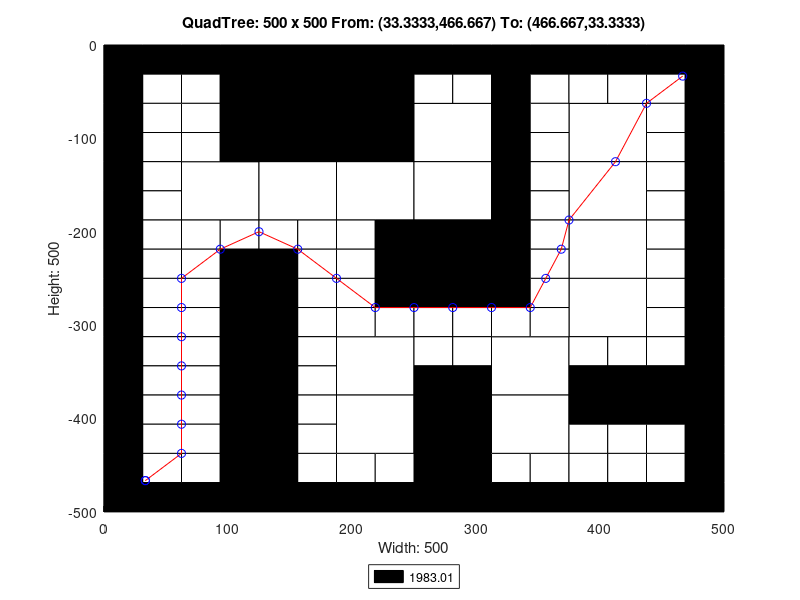

The MATLAB source for this figure:
axis([0 500 -500 0]);
title('QuadTree: 500 x 500 From: (33.3333,466.667) To: (466.667,33.3333)');
xlabel('Width: 500');
ylabel('Height: 500');
rectangle('Position',[125 -125 125 125], 'FaceColor',[0 0 0]);
rectangle('Position',[62.5 -187.5 62.5 62.5], 'FaceColor',[1 1 1]);
rectangle('Position',[125 -187.5 62.5 62.5], 'FaceColor',[1 1 1]);
rectangle('Position',[187.5 -187.5 62.5 62.5], 'FaceColor',[1 1 1]);
rectangle('Position',[250 -125 62.5 62.5], 'FaceColor',[1 1 1]);
rectangle('Position',[375 -125 62.5 62.5], 'FaceColor',[1 1 1]);
rectangle('Position',[250 -187.5 62.5 62.5], 'FaceColor',[1 1 1]);
rectangle('Position',[250 -250 62.5 62.5], 'FaceColor',[0 0 0]);
rectangle('Position',[375 -187.5 62.5 62.5], 'FaceColor',[1 1 1]);
rectangle('Position',[375 -250 62.5 62.5], 'FaceColor',[1 1 1]);
rectangle('Position',[187.5 -375 62.5 62.5], 'FaceColor',[1 1 1]);
rectangle('Position',[187.5 -437.5 62.5 62.5], 'FaceColor',[1 1 1]);
rectangle('Position',[312.5 -375 62.5 62.5], 'FaceColor',[1 1 1]);
rectangle('Position',[375 -312.5 62.5 62.5], 'FaceColor',[1 1 1]);
rectangle('Position',[250 -437.5 62.5 62.5], 'FaceColor',[0 0 0]);
rectangle('Position',[312.5 -437.5 62.5 62.5], 'FaceColor',[1 1 1]);
rectangle('Position',[250 -500 62.5 62.5], 'FaceColor',[0 0 0]);
rectangle('Position',[0 -31.25 31.25 31.25], 'FaceColor',[0 0 0]);
rectangle('Position',[31.25 -31.25 31.25 31.25], 'FaceColor',[0 0 0]);
rectangle('Position',[0 -62.5 31.25 31.25], 'FaceColor',[0 0 0]);
rectangle('Position',[31.25 -62.5 31.25 31.25], 'FaceColor',[1 1 1]);
rectangle('Position',[62.5 -31.25 31.25 31.25], 'FaceColor',[0 0 0]);
rectangle('Position',[93.75 -31.25 31.25 31.25], 'FaceColor',[0 0 0]);
rectangle('Position',[62.5 -62.5 31.25 31.25], 'FaceColor',[1 1 1]);
rectangle('Position',[93.75 -62.5 31.25 31.25], 'FaceColor',[0 0 0]);
rectangle('Position',[0 -93.75 31.25 31.25], 'FaceColor',[0 0 0]);
rectangle('Position',[31.25 -93.75 31.25 31.25], 'FaceColor',[1 1 1]);
rectangle('Position',[0 -125 31.25 31.25], 'FaceColor',[0 0 0]);
rectangle('Position',[31.25 -125 31.25 31.25], 'FaceColor',[1 1 1]);
rectangle('Position',[62.5 -93.75 31.25 31.25], 'FaceColor',[1 1 1]);
rectangle('Position',[93.75 -93.75 31.25 31.25], 'FaceColor',[0 0 0]);
rectangle('Position',[62.5 -125 31.25 31.25], 'FaceColor',[1 1 1]);
rectangle('Position',[93.75 -125 31.25 31.25], 'FaceColor',[0 0 0]);
rectangle('Position',[0 -156.25 31.25 31.25], 'FaceColor',[0 0 0]);
rectangle('Position',[31.25 -156.25 31.25 31.25], 'FaceColor',[1 1 1]);
rectangle('Position',[0 -187.5 31.25 31.25], 'FaceColor',[0 0 0]);
rectangle('Position',[31.25 -187.5 31.25 31.25], 'FaceColor',[1 1 1]);
rectangle('Position',[0 -218.75 31.25 31.25], 'FaceColor',[0 0 0]);
rectangle('Position',[31.25 -218.75 31.25 31.25], 'FaceColor',[1 1 1]);
rectangle('Position',[0 -250 31.25 31.25], 'FaceColor',[0 0 0]);
rectangle('Position',[31.25 -250 31.25 31.25], 'FaceColor',[1 1 1]);
rectangle('Position',[62.5 -218.75 31.25 31.25], 'FaceColor',[1 1 1]);
rectangle('Position',[93.75 -218.75 31.25 31.25], 'FaceColor',[1 1 1]);
rectangle('Position',[62.5 -250 31.25 31.25], 'FaceColor',[1 1 1]);
rectangle('Position',[93.75 -250 31.25 31.25], 'FaceColor',[0 0 0]);
rectangle('Position',[125 -218.75 31.25 31.25], 'FaceColor',[1 1 1]);
rectangle('Position',[156.25 -218.75 31.25 31.25], 'FaceColor',[1 1 1]);
rectangle('Position',[125 -250 31.25 31.25], 'FaceColor',[0 0 0]);
rectangle('Position',[156.25 -250 31.25 31.25], 'FaceColor',[1 1 1]);
rectangle('Position',[187.5 -218.75 31.25 31.25], 'FaceColor',[1 1 1]);
rectangle('Position',[218.75 -218.75 31.25 31.25], 'FaceColor',[0 0 0]);
rectangle('Position',[187.5 -250 31.25 31.25], 'FaceColor',[1 1 1]);
rectangle('Position',[218.75 -250 31.25 31.25], 'FaceColor',[0 0 0]);
rectangle('Position',[250 -31.25 31.25 31.25], 'FaceColor',[0 0 0]);
rectangle('Position',[281.25 -31.25 31.25 31.25], 'FaceColor',[0 0 0]);
rectangle('Position',[250 -62.5 31.25 31.25], 'FaceColor',[1 1 1]);
rectangle('Position',[281.25 -62.5 31.25 31.25], 'FaceColor',[1 1 1]);
rectangle('Position',[312.5 -31.25 31.25 31.25], 'FaceColor',[0 0 0]);
rectangle('Position',[343.75 -31.25 31.25 31.25], 'FaceColor',[0 0 0]);
rectangle('Position',[312.5 -62.5 31.25 31.25], 'FaceColor',[0 0 0]);
rectangle('Position',[343.75 -62.5 31.25 31.25], 'FaceColor',[1 1 1]);
rectangle('Position',[312.5 -93.75 31.25 31.25], 'FaceColor',[0 0 0]);
rectangle('Position',[343.75 -93.75 31.25 31.25], 'FaceColor',[1 1 1]);
rectangle('Position',[312.5 -125 31.25 31.25], 'FaceColor',[0 0 0]);
rectangle('Position',[343.75 -125 31.25 31.25], 'FaceColor',[1 1 1]);
rectangle('Position',[375 -31.25 31.25 31.25], 'FaceColor',[0 0 0]);
rectangle('Position',[406.25 -31.25 31.25 31.25], 'FaceColor',[0 0 0]);
rectangle('Position',[375 -62.5 31.25 31.25], 'FaceColor',[1 1 1]);
rectangle('Position',[406.25 -62.5 31.25 31.25], 'FaceColor',[1 1 1]);
rectangle('Position',[437.5 -31.25 31.25 31.25], 'FaceColor',[0 0 0]);
rectangle('Position',[468.75 -31.25 31.25 31.25], 'FaceColor',[0 0 0]);
rectangle('Position',[437.5 -62.5 31.25 31.25], 'FaceColor',[1 1 1]);
rectangle('Position',[468.75 -62.5 31.25 31.25], 'FaceColor',[0 0 0]);
rectangle('Position',[437.5 -93.75 31.25 31.25], 'FaceColor',[1 1 1]);
rectangle('Position',[468.75 -93.75 31.25 31.25], 'FaceColor',[0 0 0]);
rectangle('Position',[437.5 -125 31.25 31.25], 'FaceColor',[1 1 1]);
rectangle('Position',[468.75 -125 31.25 31.25], 'FaceColor',[0 0 0]);
rectangle('Position',[312.5 -156.25 31.25 31.25], 'FaceColor',[0 0 0]);
rectangle('Position',[343.75 -156.25 31.25 31.25], 'FaceColor',[1 1 1]);
rectangle('Position',[312.5 -187.5 31.25 31.25], 'FaceColor',[0 0 0]);
rectangle('Position',[343.75 -187.5 31.25 31.25], 'FaceColor',[1 1 1]);
rectangle('Position',[312.5 -218.75 31.25 31.25], 'FaceColor',[0 0 0]);
rectangle('Position',[343.75 -218.75 31.25 31.25], 'FaceColor',[1 1 1]);
rectangle('Position',[312.5 -250 31.25 31.25], 'FaceColor',[0 0 0]);
rectangle('Position',[343.75 -250 31.25 31.25], 'FaceColor',[1 1 1]);
rectangle('Position',[437.5 -156.25 31.25 31.25], 'FaceColor',[1 1 1]);
rectangle('Position',[468.75 -156.25 31.25 31.25], 'FaceColor',[0 0 0]);
rectangle('Position',[437.5 -187.5 31.25 31.25], 'FaceColor',[1 1 1]);
rectangle('Position',[468.75 -187.5 31.25 31.25], 'FaceColor',[0 0 0]);
rectangle('Position',[437.5 -218.75 31.25 31.25], 'FaceColor',[1 1 1]);
rectangle('Position',[468.75 -218.75 31.25 31.25], 'FaceColor',[0 0 0]);
rectangle('Position',[437.5 -250 31.25 31.25], 'FaceColor',[1 1 1]);
rectangle('Position',[468.75 -250 31.25 31.25], 'FaceColor',[0 0 0]);
rectangle('Position',[0 -281.25 31.25 31.25], 'FaceColor',[0 0 0]);
rectangle('Position',[31.25 -281.25 31.25 31.25], 'FaceColor',[1 1 1]);
rectangle('Position',[0 -312.5 31.25 31.25], 'FaceColor',[0 0 0]);
rectangle('Position',[31.25 -312.5 31.25 31.25], 'FaceColor',[1 1 1]);
rectangle('Position',[62.5 -281.25 31.25 31.25], 'FaceColor',[1 1 1]);
rectangle('Position',[93.75 -281.25 31.25 31.25], 'FaceColor',[0 0 0]);
rectangle('Position',[62.5 -312.5 31.25 31.25], 'FaceColor',[1 1 1]);
rectangle('Position',[93.75 -312.5 31.25 31.25], 'FaceColor',[0 0 0]);
rectangle('Position',[0 -343.75 31.25 31.25], 'FaceColor',[0 0 0]);
rectangle('Position',[31.25 -343.75 31.25 31.25], 'FaceColor',[1 1 1]);
rectangle('Position',[0 -375 31.25 31.25], 'FaceColor',[0 0 0]);
rectangle('Position',[31.25 -375 31.25 31.25], 'FaceColor',[1 1 1]);
rectangle('Position',[62.5 -343.75 31.25 31.25], 'FaceColor',[1 1 1]);
rectangle('Position',[93.75 -343.75 31.25 31.25], 'FaceColor',[0 0 0]);
rectangle('Position',[62.5 -375 31.25 31.25], 'FaceColor',[1 1 1]);
rectangle('Position',[93.75 -375 31.25 31.25], 'FaceColor',[0 0 0]);
rectangle('Position',[125 -281.25 31.25 31.25], 'FaceColor',[0 0 0]);
rectangle('Position',[156.25 -281.25 31.25 31.25], 'FaceColor',[1 1 1]);
rectangle('Position',[125 -312.5 31.25 31.25], 'FaceColor',[0 0 0]);
rectangle('Position',[156.25 -312.5 31.25 31.25], 'FaceColor',[1 1 1]);
rectangle('Position',[187.5 -281.25 31.25 31.25], 'FaceColor',[1 1 1]);
rectangle('Position',[218.75 -281.25 31.25 31.25], 'FaceColor',[0 0 0]);
rectangle('Position',[187.5 -312.5 31.25 31.25], 'FaceColor',[1 1 1]);
rectangle('Position',[218.75 -312.5 31.25 31.25], 'FaceColor',[1 1 1]);
rectangle('Position',[125 -343.75 31.25 31.25], 'FaceColor',[0 0 0]);
rectangle('Position',[156.25 -343.75 31.25 31.25], 'FaceColor',[1 1 1]);
rectangle('Position',[125 -375 31.25 31.25], 'FaceColor',[0 0 0]);
rectangle('Position',[156.25 -375 31.25 31.25], 'FaceColor',[1 1 1]);
rectangle('Position',[0 -406.25 31.25 31.25], 'FaceColor',[0 0 0]);
rectangle('Position',[31.25 -406.25 31.25 31.25], 'FaceColor',[1 1 1]);
rectangle('Position',[0 -437.5 31.25 31.25], 'FaceColor',[0 0 0]);
rectangle('Position',[31.25 -437.5 31.25 31.25], 'FaceColor',[1 1 1]);
rectangle('Position',[62.5 -406.25 31.25 31.25], 'FaceColor',[1 1 1]);
rectangle('Position',[93.75 -406.25 31.25 31.25], 'FaceColor',[0 0 0]);
rectangle('Position',[62.5 -437.5 31.25 31.25], 'FaceColor',[1 1 1]);
rectangle('Position',[93.75 -437.5 31.25 31.25], 'FaceColor',[0 0 0]);
rectangle('Position',[0 -468.75 31.25 31.25], 'FaceColor',[0 0 0]);
rectangle('Position',[31.25 -468.75 31.25 31.25], 'FaceColor',[1 1 1]);
rectangle('Position',[0 -500 31.25 31.25], 'FaceColor',[0 0 0]);
rectangle('Position',[31.25 -500 31.25 31.25], 'FaceColor',[0 0 0]);
rectangle('Position',[62.5 -468.75 31.25 31.25], 'FaceColor',[1 1 1]);
rectangle('Position',[93.75 -468.75 31.25 31.25], 'FaceColor',[0 0 0]);
rectangle('Position',[62.5 -500 31.25 31.25], 'FaceColor',[0 0 0]);
rectangle('Position',[93.75 -500 31.25 31.25], 'FaceColor',[0 0 0]);
rectangle('Position',[125 -406.25 31.25 31.25], 'FaceColor',[0 0 0]);
rectangle('Position',[156.25 -406.25 31.25 31.25], 'FaceColor',[1 1 1]);
rectangle('Position',[125 -437.5 31.25 31.25], 'FaceColor',[0 0 0]);
rectangle('Position',[156.25 -437.5 31.25 31.25], 'FaceColor',[1 1 1]);
rectangle('Position',[125 -468.75 31.25 31.25], 'FaceColor',[0 0 0]);
rectangle('Position',[156.25 -468.75 31.25 31.25], 'FaceColor',[1 1 1]);
rectangle('Position',[125 -500 31.25 31.25], 'FaceColor',[0 0 0]);
rectangle('Position',[156.25 -500 31.25 31.25], 'FaceColor',[0 0 0]);
rectangle('Position',[187.5 -468.75 31.25 31.25], 'FaceColor',[1 1 1]);
rectangle('Position',[218.75 -468.75 31.25 31.25], 'FaceColor',[1 1 1]);
rectangle('Position',[187.5 -500 31.25 31.25], 'FaceColor',[0 0 0]);
rectangle('Position',[218.75 -500 31.25 31.25], 'FaceColor',[0 0 0]);
rectangle('Position',[250 -281.25 31.25 31.25], 'FaceColor',[0 0 0]);
rectangle('Position',[281.25 -281.25 31.25 31.25], 'FaceColor',[0 0 0]);
rectangle('Position',[250 -312.5 31.25 31.25], 'FaceColor',[1 1 1]);
rectangle('Position',[281.25 -312.5 31.25 31.25], 'FaceColor',[1 1 1]);
rectangle('Position',[312.5 -281.25 31.25 31.25], 'FaceColor',[0 0 0]);
rectangle('Position',[343.75 -281.25 31.25 31.25], 'FaceColor',[1 1 1]);
rectangle('Position',[312.5 -312.5 31.25 31.25], 'FaceColor',[1 1 1]);
rectangle('Position',[343.75 -312.5 31.25 31.25], 'FaceColor',[1 1 1]);
rectangle('Position',[250 -343.75 31.25 31.25], 'FaceColor',[1 1 1]);
rectangle('Position',[281.25 -343.75 31.25 31.25], 'FaceColor',[1 1 1]);
rectangle('Position',[250 -375 31.25 31.25], 'FaceColor',[0 0 0]);
rectangle('Position',[281.25 -375 31.25 31.25], 'FaceColor',[0 0 0]);
rectangle('Position',[437.5 -281.25 31.25 31.25], 'FaceColor',[1 1 1]);
rectangle('Position',[468.75 -281.25 31.25 31.25], 'FaceColor',[0 0 0]);
rectangle('Position',[437.5 -312.5 31.25 31.25], 'FaceColor',[1 1 1]);
rectangle('Position',[468.75 -312.5 31.25 31.25], 'FaceColor',[0 0 0]);
rectangle('Position',[375 -343.75 31.25 31.25], 'FaceColor',[1 1 1]);
rectangle('Position',[406.25 -343.75 31.25 31.25], 'FaceColor',[1 1 1]);
rectangle('Position',[375 -375 31.25 31.25], 'FaceColor',[0 0 0]);
rectangle('Position',[406.25 -375 31.25 31.25], 'FaceColor',[0 0 0]);
rectangle('Position',[437.5 -343.75 31.25 31.25], 'FaceColor',[1 1 1]);
rectangle('Position',[468.75 -343.75 31.25 31.25], 'FaceColor',[0 0 0]);
rectangle('Position',[437.5 -375 31.25 31.25], 'FaceColor',[0 0 0]);
rectangle('Position',[468.75 -375 31.25 31.25], 'FaceColor',[0 0 0]);
rectangle('Position',[312.5 -468.75 31.25 31.25], 'FaceColor',[1 1 1]);
rectangle('Position',[343.75 -468.75 31.25 31.25], 'FaceColor',[1 1 1]);
rectangle('Position',[312.5 -500 31.25 31.25], 'FaceColor',[0 0 0]);
rectangle('Position',[343.75 -500 31.25 31.25], 'FaceColor',[0 0 0]);
rectangle('Position',[375 -406.25 31.25 31.25], 'FaceColor',[0 0 0]);
rectangle('Position',[406.25 -406.25 31.25 31.25], 'FaceColor',[0 0 0]);
rectangle('Position',[375 -437.5 31.25 31.25], 'FaceColor',[1 1 1]);
rectangle('Position',[406.25 -437.5 31.25 31.25], 'FaceColor',[1 1 1]);
rectangle('Position',[437.5 -406.25 31.25 31.25], 'FaceColor',[0 0 0]);
rectangle('Position',[468.75 -406.25 31.25 31.25], 'FaceColor',[0 0 0]);
rectangle('Position',[437.5 -437.5 31.25 31.25], 'FaceColor',[1 1 1]);
rectangle('Position',[468.75 -437.5 31.25 31.25], 'FaceColor',[0 0 0]);
rectangle('Position',[375 -468.75 31.25 31.25], 'FaceColor',[1 1 1]);
rectangle('Position',[406.25 -468.75 31.25 31.25], 'FaceColor',[1 1 1]);
rectangle('Position',[375 -500 31.25 31.25], 'FaceColor',[0 0 0]);
rectangle('Position',[406.25 -500 31.25 31.25], 'FaceColor',[0 0 0]);
rectangle('Position',[437.5 -468.75 31.25 31.25], 'FaceColor',[1 1 1]);
rectangle('Position',[468.75 -468.75 31.25 31.25], 'FaceColor',[0 0 0]);
rectangle('Position',[437.5 -500 31.25 31.25], 'FaceColor',[0 0 0]);
rectangle('Position',[468.75 -500 31.25 31.25], 'FaceColor',[0 0 0]);
X=[466.667,437.5,412.5,375,368.75,356.25,343.75,312.5,281.25,250,218.75,187.5,156.25,125,93.75,62.5,62.5,62.5,62.5,62.5,62.5,62.5,33.3333,33.3333];
Y=[-33.3333,-62.5,-125,-187.5,-218.75,-250,-281.25,-281.25,-281.25,-281.25,-281.25,-250,-218.75,-200,-218.75,-250,-281.25,-312.5,-343.75,-375,-406.25,-437.5,-466.667,-466.667];
hold on;
plot(X,Y,'r');
plot(X,Y,'bo');
legend('1983.01','Location','southoutside');
